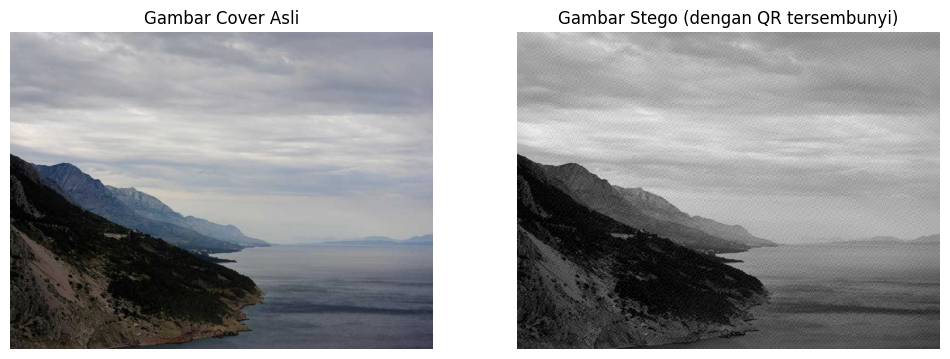
#> input picture comparison.png, 950 x 359 px
$ python -i enhanced_dct_steganography.py   (imports and definitions only)
#> lines starting #> are read from the running program, lines starting #| are printed output that depends on the picture; after the words box and inside, x2 and y2 are one past the last pixel; in counts of white or black regions, pixels touching at a corner belong together
"""
Enhanced DCT Steganography Module
This module implements steganography using Discrete Cosine Transform (DCT) to hide
a QR code image inside a cover image with improved extraction algorithm.
"""

import cv2
import numpy as np
from PIL import Image
import os
from scipy.fftpack import dct, idct

class EnhancedDCTSteganography:
    def __init__(self):
        """
        Initialize DCT steganography with enhanced extraction capabilities
        """
        self.block_size = 8
        self.alpha = 0.1  # Embedding strength factor
        self.mid_freq_bands = [(4,1), (3,2), (2,3), (1,4)]  # Mid frequency bands for better embedding

    def _split_into_blocks(self, image):
        """
        Split the image into 8x8 blocks
        """
        height, width = image.shape[:2]
        blocks = []
        for i in range(0, height, self.block_size):
            for j in range(0, width, self.block_size):
                # Handle boundary cases
                h = min(self.block_size, height - i)
                w = min(self.block_size, width - j)

                if h == self.block_size and w == self.block_size:
                    blocks.append((i, j, image[i:i+self.block_size, j:j+self.block_size]))

        return blocks

    def _apply_dct(self, block):
        """
        Apply DCT to a block
        """
        return dct(dct(block.T, norm='ortho').T, norm='ortho')

    # [125 lines left out: functions _apply_idct, _prepare_images, hide, not called in this run]

    def extract(self, stego_path, output_path="extracted_qrcode.png", use_map=False):
        """
        Extract the hidden QR code from a steganographic image

        Args:
            stego_path (str): Path to the steganographic image
            output_path (str): Path to save the extracted QR code
            use_map (bool): Whether to use the embedding map for extraction

        Returns:
            str: Path to the extracted QR code image
        """
#> called with stego_path = '../comparison.png', output_path = 'extracted_qrcode.png', use_map = False
        # Load the steganographic image
        stego_img = cv2.imread(stego_path)
#> stego_img is the input picture: shape (359, 950, 3); mean B, G, R 156.6, 155, 154.3
        if stego_img is None:
            raise ValueError(f"Failed to load steganographic image from {stego_path}")

        # Convert to YCrCb if it's a color image and extract the Y channel
        if len(stego_img.shape) == 3:
            ycrcb = cv2.cvtColor(stego_img, cv2.COLOR_BGR2YCrCb)
#> ycrcb: shape (359, 950, 3); mean of channels 0, 1, 2 155, 127.6, 128.9
            stego_gray = ycrcb[:,:,0]  # Y channel contains the hidden data
        else:
            stego_gray = stego_img

        # Create an empty image for the extracted QR code
        h, w = stego_gray.shape
#> h = 359; w = 950
        extracted_qr = np.zeros((h, w), dtype=np.float32)

        # Normalize stego image
        stego_norm = stego_gray.astype(np.float32) / 255.0

        # Check if embedding map exists and should be used
        map_path = os.path.splitext(stego_path)[0] + "_map.npy"
        if use_map and os.path.exists(map_path):
            print("Using embedding map for extraction")
            embed_map = np.load(map_path)

            # Extract QR code using the map
            extracted_qr = (embed_map > 0).astype(np.float32) * 255.0
        else:
            # Split into blocks
            blocks = self._split_into_blocks(stego_norm)
#> after the loop in _split_into_blocks, `for i in range(0, height, self.block_size):`: blocks = 5192 items
#> blocks = 5192 items

            # Process each block
            for i, j, block in blocks:
                # Apply DCT to the block
                dct_block = self._apply_dct(block)

                # Extract information from the mid-frequency bands
                for m, n in self.mid_freq_bands:
                    # Use a threshold to determine if the coefficient was modified
                    if dct_block[m, n] > 0.01:  # Positive modification
                        extracted_qr[i+m, j+n] = 255
                    else:  # Negative modification
                        extracted_qr[i+m, j+n] = 0
#> this loop made 5192 passes
#> j on passes 1 to 3: 0, 8, 16
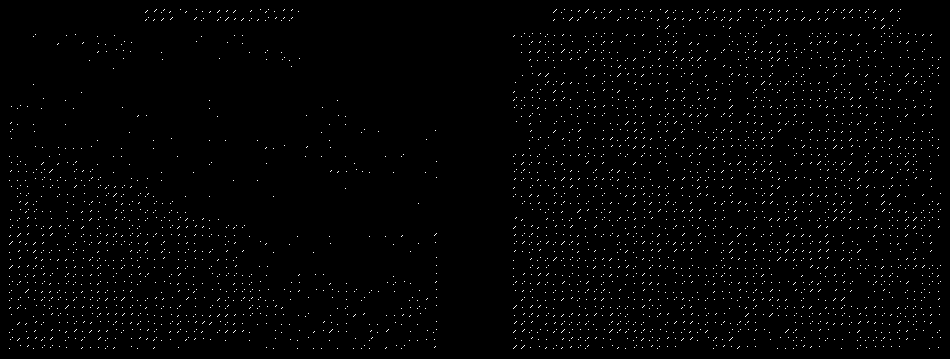
#> extracted_qr: shape (359, 950) float32; 1.3% white in thin lines or dots

        # Apply post-processing to improve QR code visibility
        extracted_qr_8bit = extracted_qr.astype(np.uint8)
#> extracted_qr_8bit: shape (359, 950); 1.3% white in thin lines or dots

        # Apply adaptive thresholding
        binary_qr = cv2.adaptiveThreshold(
            extracted_qr_8bit,
            255,
            cv2.ADAPTIVE_THRESH_GAUSSIAN_C,
            cv2.THRESH_BINARY,
            11,
            2
        )
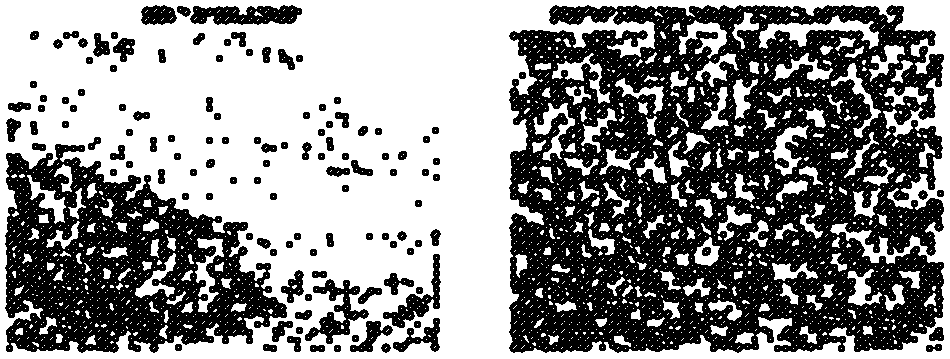
#> binary_qr: shape (359, 950); 55.4% white; 125 black regions, largest, box (x1, y1, x2, y2) and area: (509, 5, 944, 353) 105057, (5, 144, 287, 353) 31922, (190, 5, 302, 25) 1589

        # Apply noise removal
        kernel = np.ones((3, 3), np.uint8)
        denoised_qr = cv2.morphologyEx(binary_qr, cv2.MORPH_OPEN, kernel)
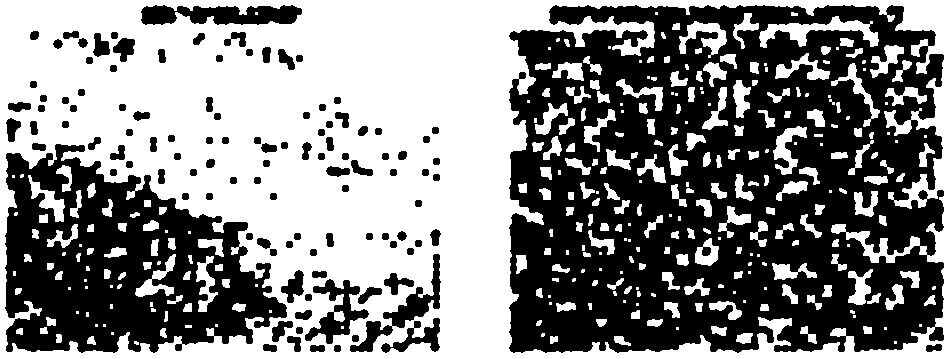
#> denoised_qr: shape (359, 950); 52.4% white; 112 black regions, largest, box (x1, y1, x2, y2) and area: (509, 5, 944, 353) 112921, (5, 144, 287, 353) 34176, (141, 5, 302, 25) 2378
        denoised_qr = cv2.morphologyEx(denoised_qr, cv2.MORPH_CLOSE, kernel)
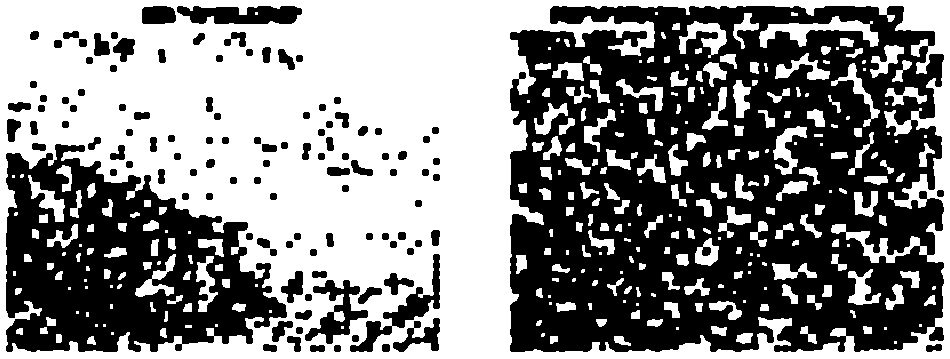
#> denoised_qr: shape (359, 950); 52.6% white; 115 black regions, largest, box (x1, y1, x2, y2) and area: (510, 6, 944, 352) 112274, (6, 144, 287, 352) 34070, (350, 254, 440, 352) 1765

        # Apply median blur to reduce salt-and-pepper noise
        denoised_qr = cv2.medianBlur(denoised_qr, 3)
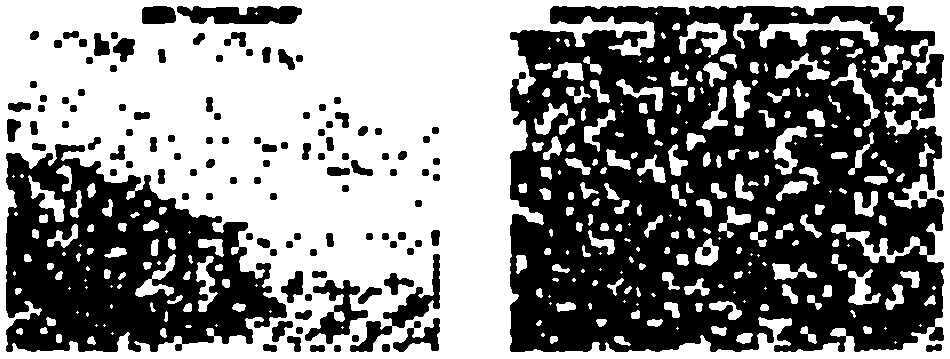
#> denoised_qr: shape (359, 950); 52.3% white; 115 black regions, largest, box (x1, y1, x2, y2) and area: (510, 6, 944, 352) 113288, (6, 144, 287, 352) 34365, (177, 6, 302, 24) 1776

        # Enhance the QR code with sharpen filter
        kernel_sharpen = np.array([[-1,-1,-1], [-1,9,-1], [-1,-1,-1]])
        sharpened_qr = cv2.filter2D(denoised_qr, -1, kernel_sharpen)

        # Final thresholding to ensure binary image
        _, binary_qr_final = cv2.threshold(sharpened_qr, 127, 255, cv2.THRESH_BINARY)

        # Save the extracted QR code
        cv2.imwrite(output_path, binary_qr_final)

        # Also save intermediate processed versions for analysis
        base_dir = os.path.dirname(output_path)
        base_name = os.path.splitext(os.path.basename(output_path))[0]

        # Save different processed versions
        cv2.imwrite(os.path.join(base_dir, f"{base_name}_denoised.png"), denoised_qr)
        cv2.imwrite(os.path.join(base_dir, f"{base_name}_sharpened.png"), sharpened_qr)

        return output_path

>>> result = EnhancedDCTSteganography().extract('../comparison.png')
